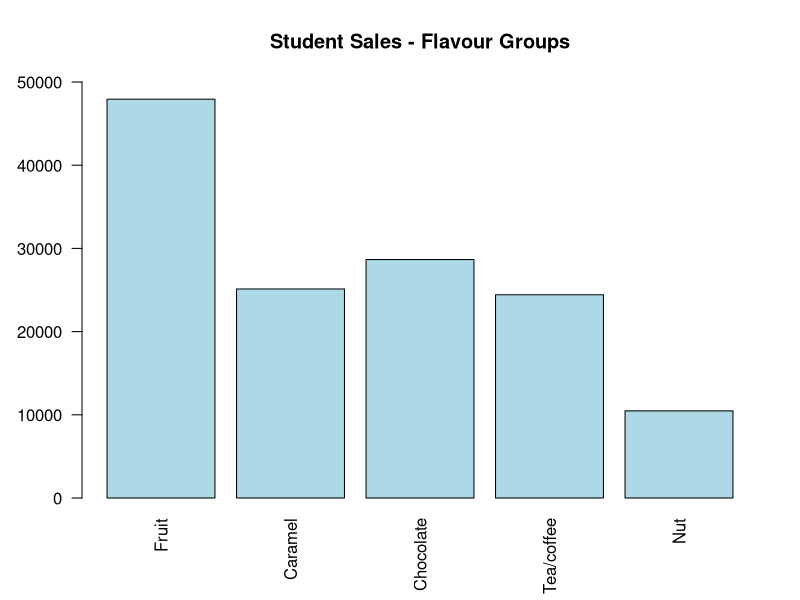

The R source for this figure: (Note: this script raises an error after producing the figure.)
#import data
data<-read.csv("weekly_sales_flavours.csv")
data

#Create a subset data for students
student <- subset(data, Customers=="Student")
student

#Categories Flavours
student_fruit <- subset(student, select = c(Apricot, Banana, Cherry.Almond, Ginger, Lime.Coconut, Mango, Pure.Coconut, Red.Bean))
student_caramel <- subset(student, select = S.Caramel)
student_chocolate <- subset(student, select = c(Chocolate, Mint.Choco))
student_tea_coffee <- subset(student,select = c(Chai.Tea, Green.Tea, Coffee))
student_nut <- subset(student, select = c(Hazelnut,Pistachio))

#Sum each flavour
student_fruit_sum <- sum(student_fruit)
student_caramel_sum <- sum(student_caramel)
student_chocolate_sum <- sum(student_chocolate)
student_tea_coffee_sum <- sum(student_tea_coffee)
student_nut_sum <- sum(student_nut)

student_flavour_sales <- c(student_fruit_sum, student_caramel_sum, student_chocolate_sum, student_tea_coffee_sum, student_nut_sum)
col_names <- c("Fruit", "Caramel", "Chocolate", "Tea/coffee", "Nut")

student_flavour_sales
col_names

barplot(student_flavour_sales, las = 2, col = "lightblue", ylim = c(0,50000), names.arg = col_names)
title(main = "Student Sales - Flavour Groups")

barplot(matrix(c(staff_fruit_sum, student_fruit_sum, staff_caramel_sum , student_caramel_sum, staff_chocolate_sum, student_chocolate_sum, staff_tea_coffee_sum , student_tea_coffee_sum, staff_nut_sum, student_nut_sum ), nr = 2 ) , beside=T, col = c("red" , "blue"), ylim = c(0,50000), names.arg = col_names)
title(main = "Staff vs Student Sales - Flavour Groups")
legend("topright",c("Staff", "Students"), col = c("red", "blue"), pch = c(15,15))


